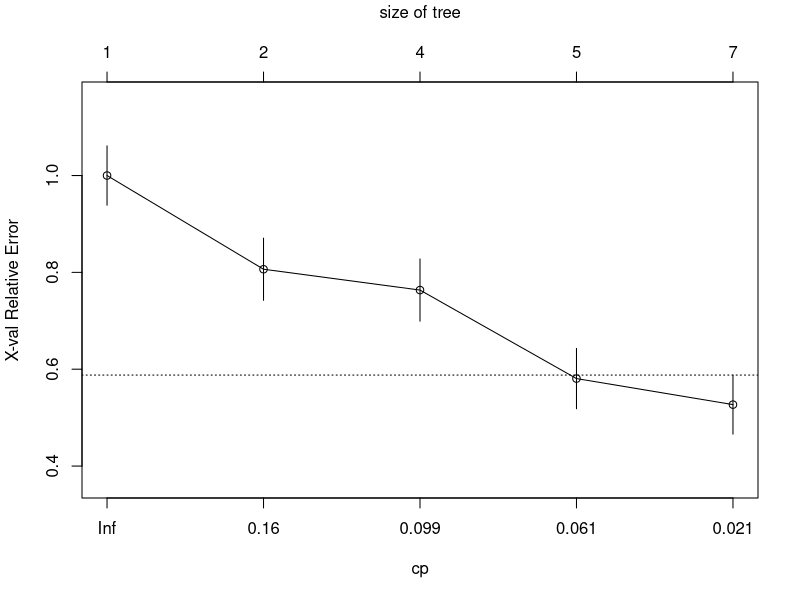
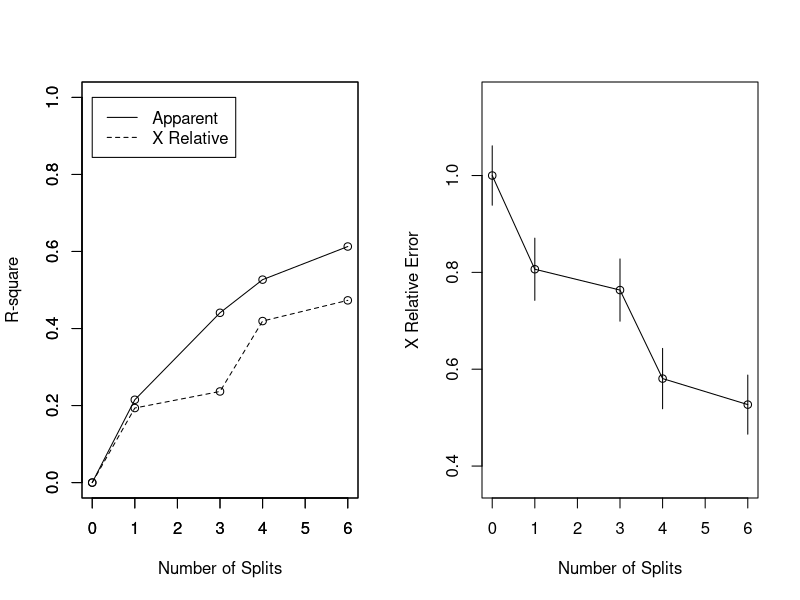
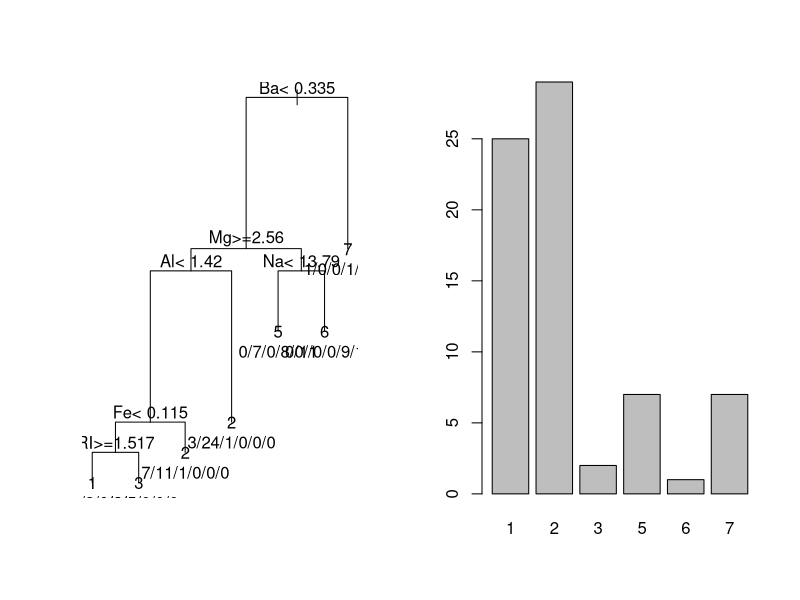

Write R code to recreate these figures, in order.
library(e1071)
library(rpart)
library(mlbench)
data(Glass, package="mlbench")
index <- 1:nrow(Glass)
testindex <- sample(index, trunc(length(index)/3))
testset <- Glass[testindex,]
trainset <- Glass[-testindex,]
rpart.model <- rpart(Type ~ ., data = trainset)
rpart.pred <- predict(rpart.model, testset[,-10], type = "class")
printcp(rpart.model)
plotcp(rpart.model)

par(mfrow=c(1,2))
rsq.rpart(rpart.model)
print(rpart.model)

plot(rpart.model,compress=TRUE)
text(rpart.model, use.n=TRUE)
plot(rpart.pred)



